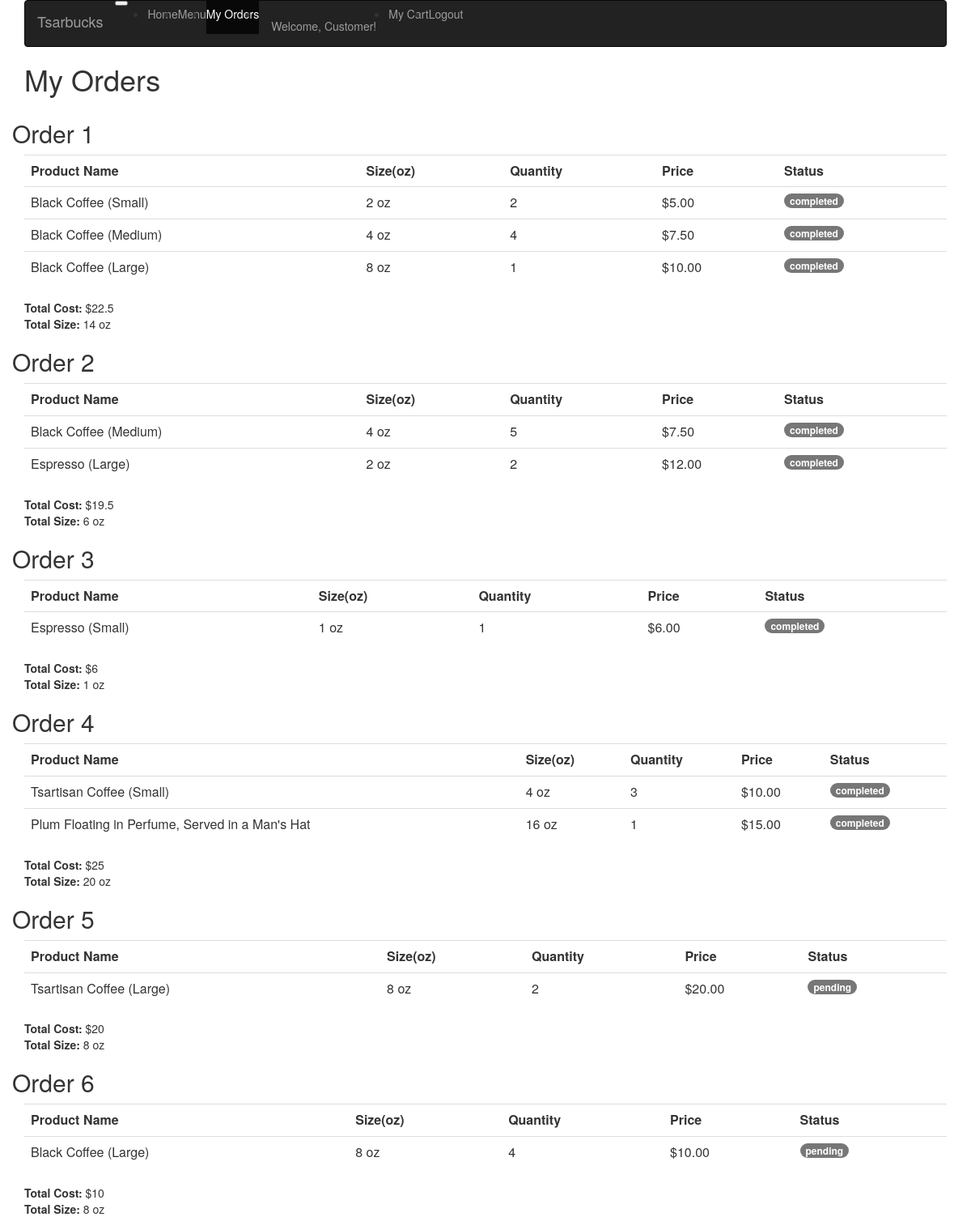
/scripts/customerOrders.php, run on the app's committed database.
### tables this page shows
CREATE TABLE `orders` (
	`order_id` int(10) unsigned NOT NULL DEFAULT 0,
	`user_id` int(10) NOT NULL,
	`product_id` int(10) NOT NULL,
	`quantity` int(10) NOT NULL,
	`completed` boolean NOT NULL DEFAULT 0,
	`created_at` TIMESTAMP NOT NULL DEFAULT CURRENT_TIMESTAMP,
  	`updated_at` TIMESTAMP NULL DEFAULT NULL,
	PRIMARY KEY (`order_id`, `user_id`, `product_id`)
);

CREATE TABLE `products` (
	`product_id` int(10) unsigned NOT NULL AUTO_INCREMENT,
	`display_name` varchar(255) NOT NULL,
	`price` DECIMAL(4, 2) NOT NULL,
	`size` tinyint(2) NOT NULL COMMENT 'size in ounces',
	`created_at` TIMESTAMP NOT NULL DEFAULT CURRENT_TIMESTAMP,
	`updated_at` TIMESTAMP NULL DEFAULT NULL,
	PRIMARY KEY (`product_id`)
);

### scripts/customerOrders.php (the view, shortened to what this page needs)
<?php
include "db.php";
$query = "SELECT orders.order_id,products.display_name,orders.product_id,products.size,products.price,orders.completed,orders.quantity
          FROM products RIGHT JOIN orders ON orders.product_id=products.product_id";
$result = mysqli_query($conn,$query);
$orders =[];
while($row = mysqli_fetch_array($result)){
    array_push($orders,$row['order_id']);
}
$orders = array_unique($orders);
$totalSize=0;
$totalCost=0;
?>
<html>
<head>
    <link rel="stylesheet" href="../bootstrap/css/bootstrap.css">
</head>
<body>
<div class="container">
    <nav class="navbar navbar-toggleable-md navbar-inverse bg-inverse">
        <button class="navbar-toggler navbar-toggler-right" type="button" data-toggle="collapse" data-target="#navbarNav" aria-controls="navbarNav" aria-expanded="false" aria-label="Toggle navigation">
        </button>
        <a class="navbar-brand" href="#">Tsarbucks</a>
        <div class="collapse navbar-collapse" id="navbarNav">
            <ul class="navbar-nav">
                <li class="nav-item">
                    <a class="nav-link" href="#">Home<span class="sr-only">(current)</span></a>
                </li>
                <li class="nav-item">
                    <a class="nav-link" href="menu.php">Menu</a>
                </li>
                <li class="nav-item active">
                    <a href="customerOrders.php" class="nav-link">My Orders</a>
                </li>
                <li class="nav-item">
                    <p class="navbar-text">Welcome, Customer!</p>
                </li>
                <li class="nav-item">
                    <a href="cart.php"class="nav-link">My Cart</a>
                </li>
                <li class="nav-item">
                    <a class="nav-link">Logout</a>
                </li>
            </ul>
        </div>
    </nav>
    <h1>My Orders</h1>
    <?php
        for($i=0;$i< sizeof($orders);$i++){
            $orderNum = $i+1;
            $query = "SELECT orders.order_id,products.display_name,orders.product_id,products.size,products.price,orders.completed,orders.quantity
              FROM products RIGHT JOIN orders ON orders.product_id=products.product_id
              WHERE orders.order_id='$orderNum'";
            $result = mysqli_query($conn,$query);
            echo "<div  id='order_num'class='row'><h2>Order ".$orderNum."</h2></div>";
            echo "<table class='table'>";
            echo "<th>Product Name</th>";
            echo "<th>Size(oz)</th>";
            echo "<th>Quantity</th>";
            echo "<th>Price</th>";
            echo "<th>Status</th>";
            while($row=mysqli_fetch_array($result)){
                $totalCost+=$row['price'];
                $totalSize+=$row['size'];
                if($row['completed']==0){
                    $status='pending';
                }else{
                    $status='completed';
                }
                echo "<tr>";
                echo "<td>".$row['display_name']."</td>";
                echo "<td>".$row['size']." oz</td>";
                echo "<td>".$row['quantity']."</td>";
                echo "<td>$".$row['price']."</td>";
                echo "<td><span class='badge badge-default'>".$status."</span></td>";
                echo "</tr>";
            }
            echo "</table>";
            echo "<div class='row'><div class='col-md-3 offset-9'>";
            echo "<strong>Total Cost: </strong>$".$totalCost;
            echo "<br/><strong>Total Size: </strong>".$totalSize." oz</div></div>";
            $totalCost=0;
            $totalSize=0;
        }
    ?>
</div>
</body>
</html>

### data on the page
orders: product.display_name "Black Coffee (Small)", product.size "2", quantity "2", product.price "5.00", completed "completed"
orders: product.display_name "Black Coffee (Medium)", product.size "4", quantity "4", product.price "7.50", completed "completed"
orders: product.display_name "Black Coffee (Large)", product.size "8", quantity "1", product.price "10.00", completed "completed"
orders: product.display_name "Black Coffee (Medium)", product.size "4", quantity "5", product.price "7.50", completed "completed"
orders: product.display_name "Espresso (Large)", product.size "2", quantity "2", product.price "12.00", completed "completed"
orders: product.display_name "Espresso (Small)", product.size "1", quantity "1", product.price "6.00", completed "completed"
orders: product.display_name "Tsartisan Coffee (Small)", product.size "4", quantity "3", product.price "10.00", completed "completed"
orders: product.display_name "Plum Floating in Perfume, Served in a Man's Hat", product.size "16", quantity "1", product.price "15.00", completed "completed"
orders: product.display_name "Tsartisan Coffee (Large)", product.size "8", quantity "2", product.price "20.00", completed "pending"
orders: product.display_name "Black Coffee (Large)", product.size "8", quantity "4", product.price "10.00", completed "pending"

### other printed values
$orderNum "1"
$totalCost "22.5"
$totalSize "14"
$orderNum "2"
$totalCost "19.5"
$totalSize "6"
$orderNum "3"
$totalCost "6"
$totalSize "1"
$orderNum "4"
$totalCost "25"
$totalSize "20"
$orderNum "5"
$totalCost "20"
$totalSize "8"
